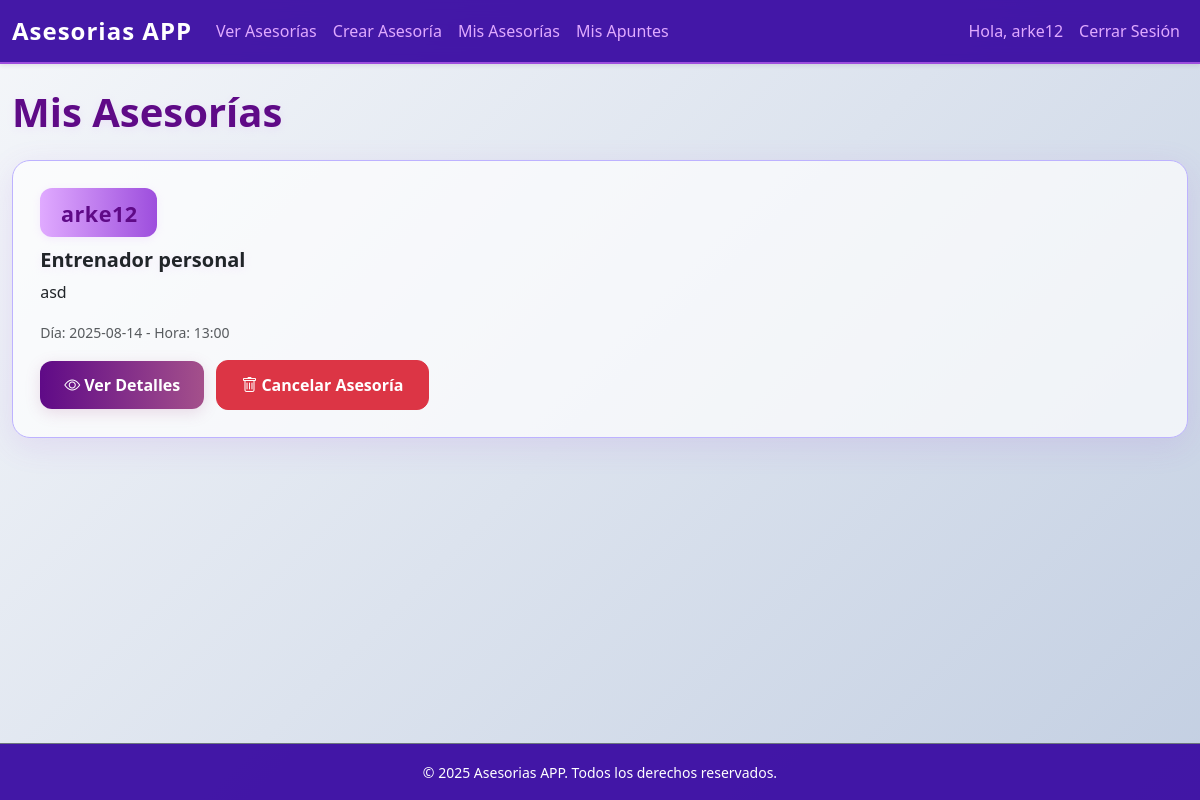
Page /my_asesorias (signed in) on the committed database.
### tables this page shows
CREATE TABLE asesorias (
        id INTEGER PRIMARY KEY AUTOINCREMENT,
        user_id INTEGER NOT NULL,
        titulo TEXT NOT NULL,
        descripcion TEXT NOT NULL,
        dia TEXT NOT NULL,
        hora TEXT NOT NULL,
        FOREIGN KEY (user_id) REFERENCES usuarios(id)
    );

### app.py (the view)
@app.route('/my_asesorias')
def my_asesorias():
    if 'user_id' not in session:
        flash('Debes iniciar sesión para ver tus asesorías.', 'danger')
        return redirect(url_for('login'))
    conn = get_db_connection()
    asesorias = conn.execute("SELECT * FROM asesorias WHERE user_id = ? ORDER BY dia ASC, hora ASC", (session['user_id'],)).fetchall()
    conn.close()
    return render_template('my_asesorias.html', asesorias=asesorias)

### app.py (called while the page is built)
def get_db_connection():
    conn = sqlite3.connect('database.db', detect_types=sqlite3.PARSE_DECLTYPES | sqlite3.PARSE_COLNAMES)
    conn.row_factory = sqlite3.Row
    return conn

### templates/my_asesorias.html (shortened to what this page needs)
{% extends 'base.html' %}
{% block content %}
    <h1 class="mb-4">Mis Asesorías</h1>
    {% if asesorias %}
        {% for asesoria in asesorias %}
        <div class="card mb-3">
            <div class="card-body">
                <div class="asesor-autor">
                    {{ session['username'] }}
                </div>
                <h5 class="card-title">{{ asesoria.titulo }}</h5>
                <p class="card-text">{{ asesoria.descripcion }}</p>
                <p class="card-text"><small class="text-muted">Día: {{ asesoria.dia }} - Hora: {{ asesoria.hora }}</small></p>
                <div class="mt-3">
                    <a href="{{ url_for('asesoria_detalle', asesoria_id=asesoria.id) }}" class="btn btn-primary me-2">
                        <i class="bi bi-eye me-1"></i>Ver Detalles
                    </a>
                    <a href="{{ url_for('cancelar_asesoria', asesoria_id=asesoria.id) }}" class="btn btn-danger"
                       onclick="return confirm('¿Estás seguro de que quieres cancelar esta asesoría? Esta acción no se puede deshacer.')">
                        <i class="bi bi-trash me-1"></i>Cancelar Asesoría
                    </a>
                </div>
            </div>
        </div>
        {% endfor %}
    {% else %}
        <p class="lead">Aún no has creado ninguna asesoría.</p>
        <a href="{{ url_for('create_asesoria') }}" class="btn btn-primary mt-3">Crear mi primera asesoría</a>
    {% endif %}
{% endblock %}

### static/css/style.css (style rules this page uses)
body { background: linear-gradient(135deg, #f5f7fa 0%, #c3cfe2 100%); color: #22223b; min-height: 100vh; font-family: 'Segoe UI', Tahoma, Geneva, Verdana, sans-serif; }
.card { background: rgba(255, 255, 255, 0.7); border: 1px solid #bdb2ff; border-radius: 18px; box-shadow: 0 8px 32px rgba(157, 78, 221, 0.12); transition: all 0.3s ease; }
.card-body { padding: 1.7rem; }
.btn { border-radius: 12px; font-weight: 600; padding: 0.75rem 1.5rem; transition: all 0.3s ease; }
.btn-primary { background: linear-gradient(90deg, #5f0a87 0%, #a4508b 100%); border: none; color: #fff; box-shadow: 0 4px 15px rgba(164, 80, 139, 0.18); }
h1, h2, h3, h4, h5, h6 { color: #5f0a87; font-weight: 700; text-shadow: 0 2px 8px #e0aaff33; }
a { color: #5f0a87; text-decoration: none; transition: all 0.3s ease; }
.asesor-autor { display: inline-block; font-size: 1.35rem; font-weight: 700; color: #5f0a87; background: linear-gradient(90deg,#e0aaff,#9d4edd); border-radius: 12px; padding: 0.4rem 1.2rem 0.4rem 0.8rem; margin-bottom: 0.7rem; box-shadow: 0 2px 8px #e0aaff33; letter-spacing: 0.5px; }

### rows in the picture
asesorias: username "arke12", titulo "Entrenador personal", descripcion "asd", dia "2025-08-14", hora "13:00"

### other values in the picture
{{ session['username'] }} "arke12"
